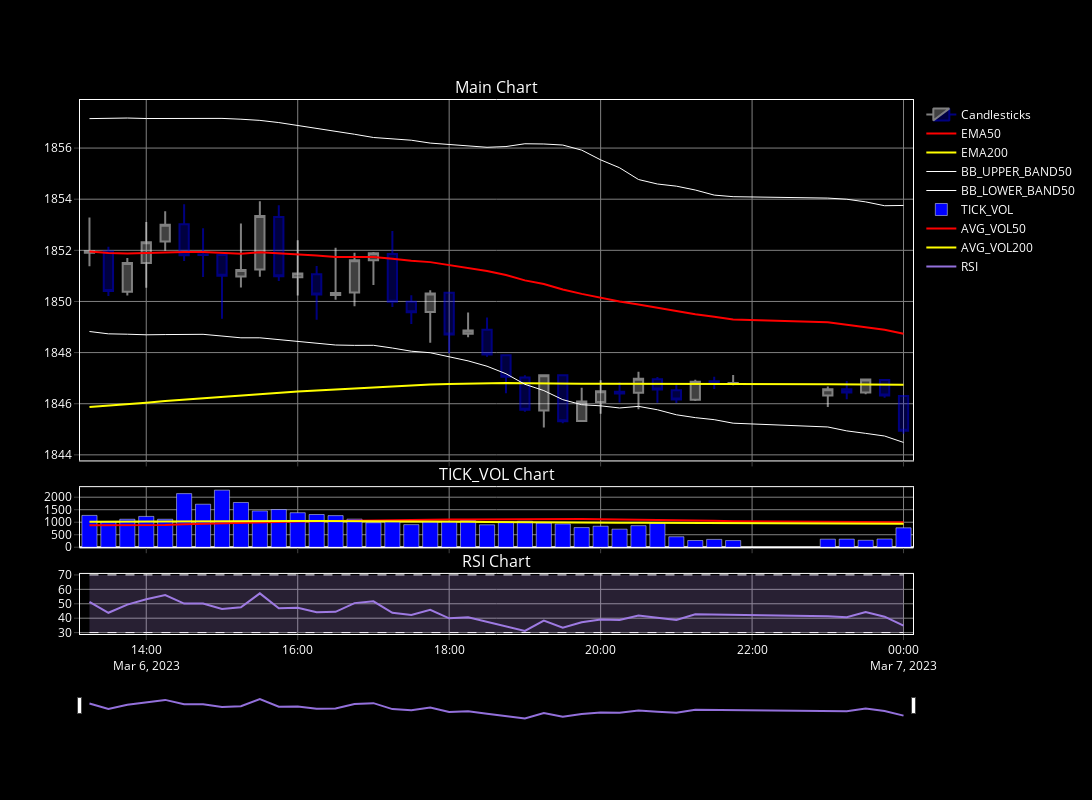

The cell this chart's notebook holds for it:
### Code cell
plot_df(df_15_min_observed, 
        path = None,# 'D:/Intraday_trading/Training/Saved_results/plot_df.html', 
        open_tab = False)
